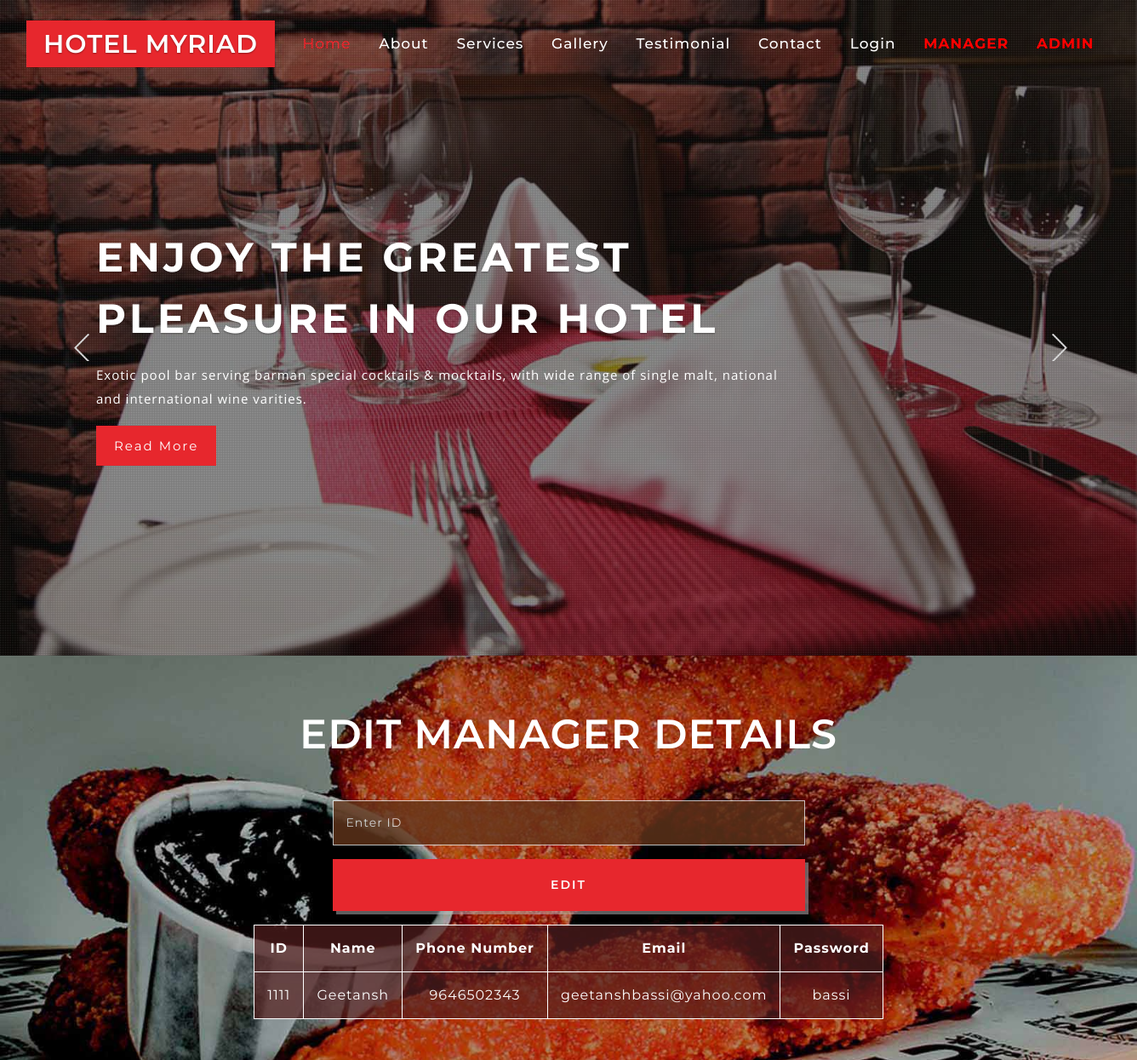
Page /edit.php on the committed database.
### tables this page shows
CREATE TABLE `m_data` (
  `id` int(10) NOT NULL,
  `name` varchar(20) NOT NULL,
  `phn` varchar(20) NOT NULL,
  `email` varchar(50) NOT NULL,
  `password` varchar(20) NOT NULL
);

### edit.php (the view, shortened to what this page needs)
<!DOCTYPE html>
<html lang="zxx">
   <head>
      <link href="css/bootstrap.css" rel="stylesheet" type="text/css" media="all">
     <link rel="stylesheet" href="css/fontawesome-all.css">
	  <link href="css/simpleLightbox.css" rel='stylesheet' type='text/css' />
	  <link rel="stylesheet" href="css/flexslider.css" type="text/css" media="screen" property="" />
      <link href="css/style.css" rel='stylesheet' type='text/css' media="all">
   </head>
   <body>
<header>
	<div class="top-nav">
		<div class="container-fluid">
			<nav class="navbar navbar-expand-lg navbar-light">
				<a class="navbar-brand text-uppercase" href="index.php">Hotel Myriad</a>
				<div class="collapse navbar-collapse justify-content-center pr-md-4" id="navbarSupportedContent">
					<ul class="navbar-nav ml-auto">
						<li class="nav-item active">
							<a class="nav-link" href="index.php">Home <span class="sr-only">(current)</span></a>
						</li>
						<li class="nav-item">
							<a class="nav-link" href="index.php">About</a>
						</li>
						<li class="nav-item">
							<a class="nav-link" href="index.php">Services</a>
						</li>
						<li class="nav-item">
							<a class="nav-link" href="index.php">Gallery</a>
						</li>
						<li class="nav-item">
							<a class="nav-link" href="index.php">Testimonial</a>
						</li>
						<li class="nav-item">
							<a class="nav-link" href="index.php">Contact</a>
						</li>
						<li class="nav-item">
							<a class="nav-link" href="login.php">Login</a>
						</li>
						<li class="nav-item">
							<a class="nav-link" style="font-weight:bold; color:red;" href="manager.php">MANAGER</a>
						</li>
						<li class="nav-item">
							<a href="admin.php"  style="font-weight:bold; color:red;" class="nav-link" >ADMIN</a>
						</li>
					</ul>
				</div>
			</nav>
		</div>
	</div>
</header>
<div class="slider">
	<div class="callbacks_container">
		<ul class="rslides callbacks callbacks1" id="slider4">
			<li>
				<div class="slider-img1">
					<div class="dot">
						<div class="container">
							<div class="slider_banner_info_w3ls">
								<h1 class="text-uppercase mb-3">Enjoy the greatest pleasure in our hotel </h1>
								<p>Exotic pool bar serving barman special cocktails & mocktails, with wide range of single
								malt, national and international wine varities.</p>
								<a href="single.html" class="read" data-toggle="modal" data-target="#exampleModalCenter" role="button">Read more </a>
							</div>
						</div>
					</div>
				</div>
			</li>
				</div>
</div>
<section class="appointment py-5" id="appointment">
	<div class="test_agile_info">
		<div class="container py-md-3">
		 <div class="w3-head-all mb-3 w3-head-col">
		         <h3>EDIT MANAGER DETAILS</h3>
		       </div>
			<div class="contact_grid_right">
				<form action="edit1.php" method="post">
					<div class="contact_left_grid">
						<div class="form-group">
							<input class="form-control" type="text" name="id" placeholder="Enter ID" required>
						</div>
						<input class="form-control" type="submit" value="EDIT">
					</div>
				</form>
			</div>
		</div>
		<?php
					$link=mysqli_connect("localhost","root","","geetansh_web");
					$sql="SELECT * FROM m_data";
					if($result=mysqli_query($link,$sql))
					{
						if(mysqli_num_rows($result)>0)
						{
							echo"<table border=1px cellpadding=15 cellspacing=5 bordercolor=white>";
								echo"<tr>";
								echo"<th>ID</th>";
								echo"<th>Name</th>";
								echo"<th>Phone Number</th>";
								echo"<th>Email</th>";
								echo"<th>Password</th>";
								echo"</tr>";
							while($row=mysqli_fetch_array($result))
							{
								echo"<tr class=tr1>";
								echo"<td>".$row['id']."</td>";
								echo"<td>".$row['name']."</td>";
								echo"<td>".$row['phn']."</td>";
								echo"<td>".$row['email']."</td>";
								echo"<td>".$row['password']."</td>";
								echo"</tr>";
							}
							echo"</table>";
						}
					}
				?>
	</div>
</section>
				<link rel="stylesheet" href="css/jquery-ui.css" />
	     </body>
</html>

### rows in the picture
m_data: id "1111", name "Geetansh", phn "9646502343", email "geetanshbassi@yahoo.com", password "bassi"
